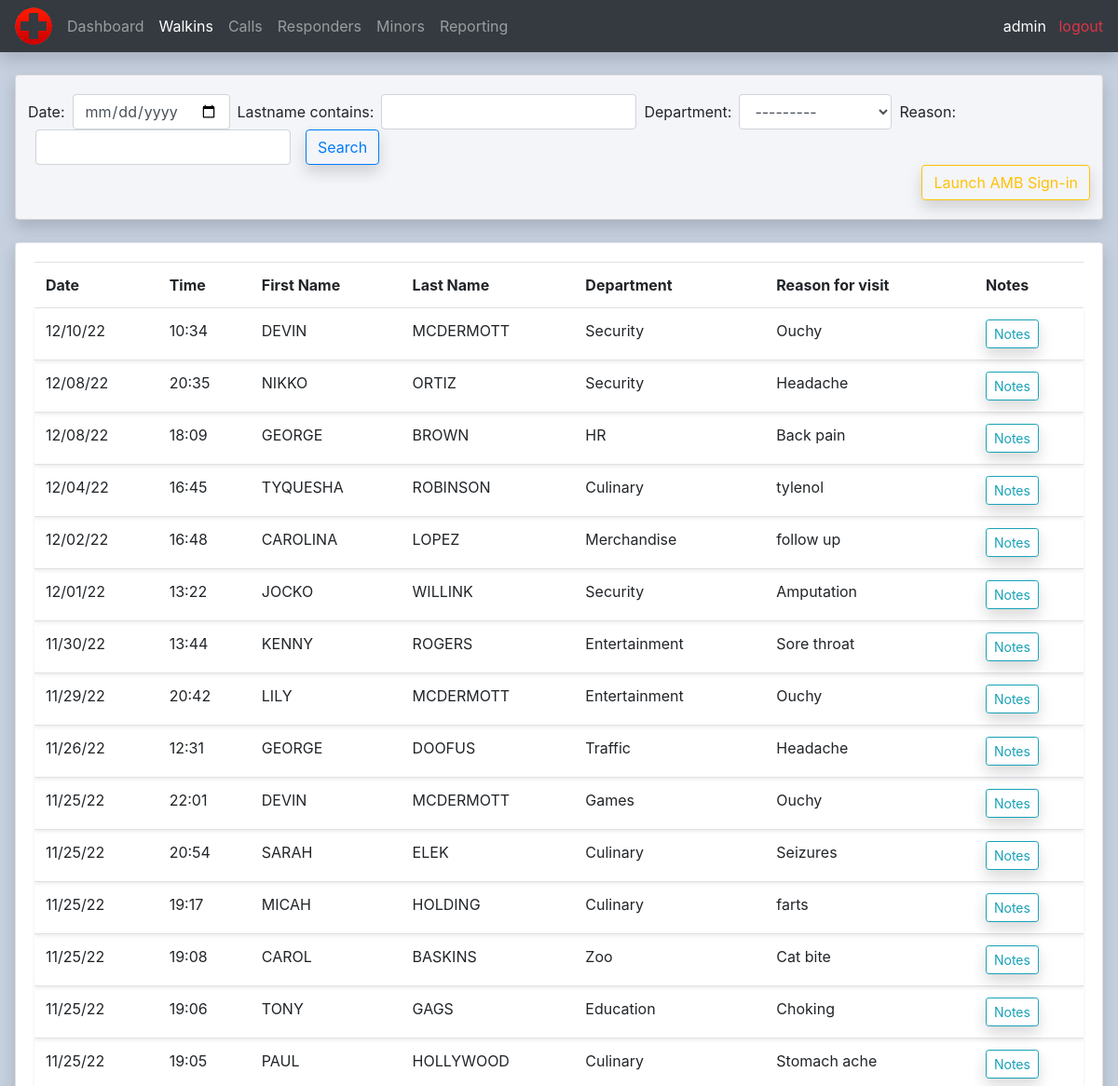
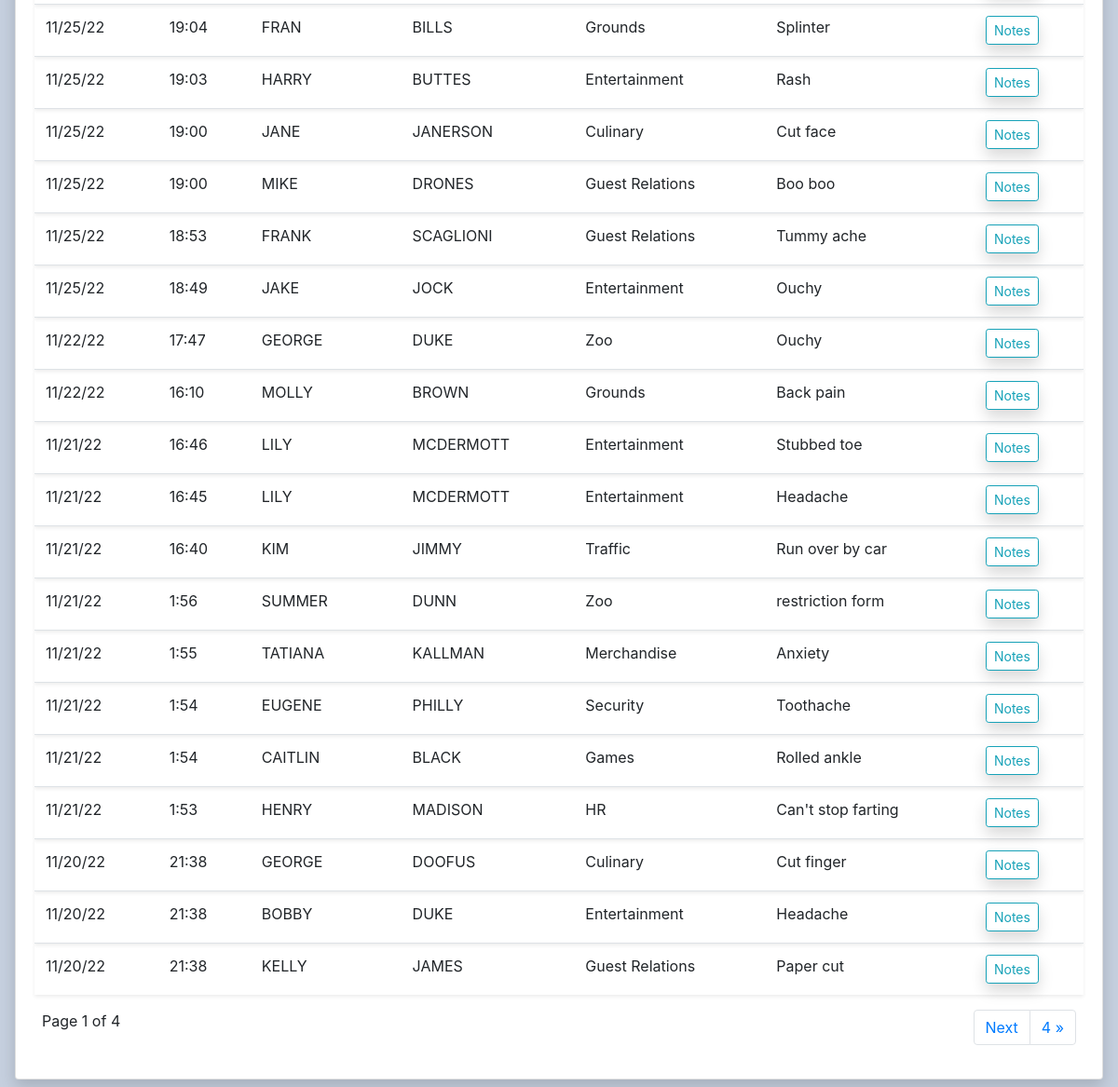
Screenshot of /walkins/ (signed in) with the database file from the repository (2 pictures, top to bottom).
### calls/models.py (models this page shows, shortened)
class Walkin(models.Model):
    DEPARTMENTS = (
        ('Culinary', 'Culinary'),
        ('Education', 'Education'),
        ('Entertainment', 'Entertainment'),
        ('Games', 'Games'),
        ('Grounds', 'Grounds'),
        ('Guest Relations', 'Guest Relations'),
        ('HR', 'HR'),
        ('Maintenance', 'Maintenance'),
        ('Merchandise', 'Merchandise'),
        ('Security', 'Security'),
        ('Traffic', 'Traffic'),
        ('Zoo', 'Zoo'),
    )
    datetime = models.DateTimeField(blank=True, auto_now_add=True, null=True)
    firstname = models.CharField(max_length=100, null=True)
    lastname = models.CharField(max_length=100, null=True)
    department = models.CharField(max_length=100, choices=DEPARTMENTS, null=True)
    reason = models.CharField(max_length=250, null=True)
    notes = models.TextField(max_length=500, blank=True, null=True)

### calls/decorators.py (the view)
        def wrapper_func(request, *args, **kwargs):
            group = None
            if request.user.groups.exists():
                group = request.user.groups.all()[0].name
            if group in allowed_roles:
                return view_func(request, *args, **kwargs)
            else:
                return HttpResponse('You are not authorized to view this page')

### calls/templates/calls/all_walkins.html (shortened to what this page needs)
{%  extends 'calls/main.html' %}
{% block content %}
<br>
<div class="row">
	<div class="col-md ml-3 mr-3">
		<div class="card card-body gray shadow">
			<div class="row">
				<form method="get" class="form-inline ml-2">
					{{ walkinFilter.form }}
					<button class="btn btn-outline-primary ml-2 shadow" type="submit">Search</button>
				</form>
				<a class="btn btn-outline-warning ml-auto mr-2 shadow" href="{% url 'ambassador_signin' %}">Launch AMB Sign-in</a>
			</div>
		</div>
		<br>
		<div class="card card-body mb-2 shadow">
			<table class="table">
				<tr>
					<th>Date</th>
					<th>Time</th>
					<th>First Name</th>
                    <th>Last Name</th>
                    <th>Department</th>
                    <th>Reason for visit</th>
					<th>Notes</th>
				</tr>
				{% for walkin in walkins %}
					<tr class="shadow-sm">
						<td>{{ walkin.datetime|date:"m/d/y" }}</td>
						<td>{{ walkin.datetime|time:"G:i" }}</td>
						<td>{{ walkin.firstname }}</td>
                        <td>{{ walkin.lastname }}</td>
                        <td>{{ walkin.department }}</td>
                        <td>{{ walkin.reason }}</td>
						<td><a method="POST" class="btn btn-sm btn-outline-info shadow" href="{% url 'walkin_notes' walkin.id %}">Notes</a></td>
					</tr>
				{% endfor %}
			</table>
			<div class="row ml-2 mr-2">
				<p>Page {{ page_obj.number }} of {{ page_obj.paginator.num_pages}}</p>
				<ul class="pagination align-right float-right ml-auto">
					{% if page_obj.has_next %}
					<li class="page-item"> <a class="page-link" href="?page={{ page_obj.next_page_number }}">Next</a></li>
					<li class="page-item"> <a class="page-link" href="?page={{ page_obj.paginator.num_pages }}">{{ page_obj.paginator.num_pages}} &raquo;</a></li>
					{% endif %}
				</ul>
			</div>
		</div>
	</div>
</div>
{% endblock content %}

### calls/templates/calls/navbar.html (shortened to what this page needs)
{% load static %}
<nav class="navbar navbar-expand-lg navbar-dark bg-dark shadow">
  <img src="{% static 'images/logo.png' %}" id="logo" class="mr-2">
  <div class="collapse navbar-collapse" id="navbarNav">
    {% with url_name=request.resolver_match.url_name %}
    <ul class="navbar-nav">
      <li class="nav-item {% if url_name == 'home' %}active{% endif%}">
        <a class="nav-link" href="{% url 'home' %}">Dashboard</a>
      </li>
      <li class="nav-item {% if url_name == 'all_walkins' %}active{% endif%}">
        <a class="nav-link" href="{% url 'all_walkins' %}">Walkins</a>
      </li>
      <li class="nav-item {% if url_name == 'all_calls' %}active{% endif%}">
        <a class="nav-link" href="{% url 'all_calls' %}">Calls</a>
      </li>
      <li class="nav-item {% if url_name == 'all_responders' %}active{% endif%}">
        <a class="nav-link {% if expired_credential_count is not 0 %}text-danger{% elif nearly_expired_credential_count is not 0 %}text-warning{% endif %}" href="{% url 'all_responders' %}">Responders</a>
      </li>
      <li class="nav-item {% if url_name == 'all_minors' %}active{% endif%}">
        <a class="nav-link" href="{% url 'all_minors' %}">Minors</a>
      </li>
      <li class="nav-item {% if url_name == 'reporting' %}active{% endif%}">
        <a class="nav-link" href="{% url 'reporting' %}">Reporting</a>
      </li>
    </ul>
    {% endwith %}
  </div>
  <div>
    <span><a class="text-white">{{ request.user }}</a></span>
    <span><a class="text-danger" href="{% url 'logout' %}">&nbsp logout</a></span>
  </div>
</nav>

### static/css/main.css (style rules this page uses)
body { background-color: #c5cfde; }
.gray { background-color: #f4f5f8; }

### rows the page displays
Walkin: datetime "12/10/22", datetime "10:34", firstname "DEVIN", lastname "MCDERMOTT", department "Security", reason "Ouchy"
Walkin: datetime "12/08/22", datetime "20:35", firstname "NIKKO", lastname "ORTIZ", department "Security", reason "Headache"
Walkin: datetime "12/08/22", datetime "18:09", firstname "GEORGE", lastname "BROWN", department "HR", reason "Back pain"
Walkin: datetime "12/04/22", datetime "16:45", firstname "TYQUESHA", lastname "ROBINSON", department "Culinary", reason "tylenol"
Walkin: datetime "12/02/22", datetime "16:48", firstname "CAROLINA", lastname "LOPEZ", department "Merchandise", reason "follow up"
Walkin: datetime "12/01/22", datetime "13:22", firstname "JOCKO", lastname "WILLINK", department "Security", reason "Amputation"
Walkin: datetime "11/30/22", datetime "13:44", firstname "KENNY", lastname "ROGERS", department "Entertainment", reason "Sore throat"
Walkin: datetime "11/29/22", datetime "20:42", firstname "LILY", lastname "MCDERMOTT", department "Entertainment", reason "Ouchy"
Walkin: datetime "11/26/22", datetime "12:31", firstname "GEORGE", lastname "DOOFUS", department "Traffic", reason "Headache"
Walkin: datetime "11/25/22", datetime "22:01", firstname "DEVIN", lastname "MCDERMOTT", department "Games", reason "Ouchy"
Walkin: datetime "11/25/22", datetime "20:54", firstname "SARAH", lastname "ELEK", department "Culinary", reason "Seizures"
Walkin: datetime "11/25/22", datetime "19:17", firstname "MICAH", lastname "HOLDING", department "Culinary", reason "farts"
Walkin: datetime "11/25/22", datetime "19:08", firstname "CAROL", lastname "BASKINS", department "Zoo", reason "Cat bite"
Walkin: datetime "11/25/22", datetime "19:06", firstname "TONY", lastname "GAGS", department "Education", reason "Choking"
Walkin: datetime "11/25/22", datetime "19:05", firstname "PAUL", lastname "HOLLYWOOD", department "Culinary", reason "Stomach ache"
Walkin: datetime "11/25/22", datetime "19:04", firstname "FRAN", lastname "BILLS", department "Grounds", reason "Splinter"
Walkin: datetime "11/25/22", datetime "19:03", firstname "HARRY", lastname "BUTTES", department "Entertainment", reason "Rash"
Walkin: datetime "11/25/22", datetime "19:00", firstname "JANE", lastname "JANERSON", department "Culinary", reason "Cut face"
Walkin: datetime "11/25/22", datetime "19:00", firstname "MIKE", lastname "DRONES", department "Guest Relations", reason "Boo boo"
Walkin: datetime "11/25/22", datetime "18:53", firstname "FRANK", lastname "SCAGLIONI", department "Guest Relations", reason "Tummy ache"
Walkin: datetime "11/25/22", datetime "18:49", firstname "JAKE", lastname "JOCK", department "Entertainment", reason "Ouchy"
Walkin: datetime "11/22/22", datetime "17:47", firstname "GEORGE", lastname "DUKE", department "Zoo", reason "Ouchy"
Walkin: datetime "11/22/22", datetime "16:10", firstname "MOLLY", lastname "BROWN", department "Grounds", reason "Back pain"
Walkin: datetime "11/21/22", datetime "16:46", firstname "LILY", lastname "MCDERMOTT", department "Entertainment", reason "Stubbed toe"
Walkin: datetime "11/21/22", datetime "16:45", firstname "LILY", lastname "MCDERMOTT", department "Entertainment", reason "Headache"
Walkin: datetime "11/21/22", datetime "16:40", firstname "KIM", lastname "JIMMY", department "Traffic", reason "Run over by car"
Walkin: datetime "11/21/22", datetime "1:56", firstname "SUMMER", lastname "DUNN", department "Zoo", reason "restriction form"
Walkin: datetime "11/21/22", datetime "1:55", firstname "TATIANA", lastname "KALLMAN", department "Merchandise", reason "Anxiety"
Walkin: datetime "11/21/22", datetime "1:54", firstname "EUGENE", lastname "PHILLY", department "Security", reason "Toothache"
Walkin: datetime "11/21/22", datetime "1:54", firstname "CAITLIN", lastname "BLACK", department "Games", reason "Rolled ankle"
Walkin: datetime "11/21/22", datetime "1:53", firstname "HENRY", lastname "MADISON", department "HR", reason "Can't stop farting"
Walkin: datetime "11/20/22", datetime "21:38", firstname "GEORGE", lastname "DOOFUS", department "Culinary", reason "Cut finger"
Walkin: datetime "11/20/22", datetime "21:38", firstname "BOBBY", lastname "DUKE", department "Entertainment", reason "Headache"
Walkin: datetime "11/20/22", datetime "21:38", firstname "KELLY", lastname "JAMES", department "Guest Relations", reason "Paper cut"

### other values shown
{{ request.user }} "admin"
{{ page_obj.number }} "1"
{{ page_obj.paginator.num_pages }} "4"
